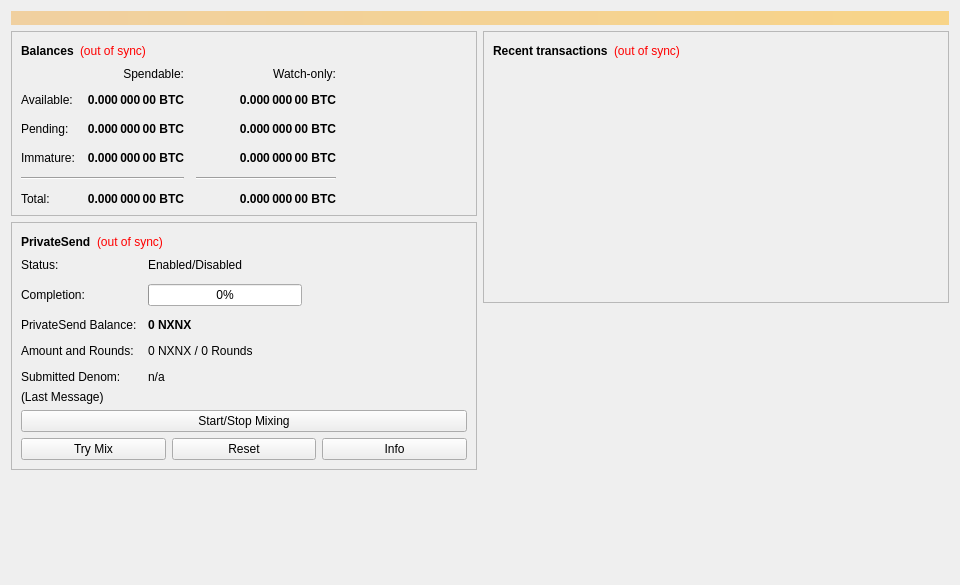
<?xml version="1.0" encoding="UTF-8"?>
<ui version="4.0">
 <class>OverviewPage</class>
 <widget class="QWidget" name="OverviewPage">
  <property name="geometry">
   <rect>
    <x>0</x>
    <y>0</y>
    <width>960</width>
    <height>585</height>
   </rect>
  </property>
  <property name="minimumSize">
   <size>
    <width>960</width>
    <height>0</height>
   </size>
  </property>
  <property name="windowTitle">
   <string>Form</string>
  </property>
  <layout class="QVBoxLayout" name="topLayout">
   <item>
    <widget class="QLabel" name="labelAlerts">
     <property name="visible">
      <bool>false</bool>
     </property>
     <property name="styleSheet">
      <string notr="true">QLabel { background-color: qlineargradient(x1: 0, y1: 0, x2: 1, y2: 0, stop:0 #F0D0A0, stop:1 #F8D488); color:#000000; }</string>
     </property>
     <property name="wordWrap">
      <bool>true</bool>
     </property>
     <property name="margin">
      <number>3</number>
     </property>
     <property name="textInteractionFlags">
      <set>Qt::TextSelectableByMouse</set>
     </property>
    </widget>
   </item>
   <item>
    <layout class="QHBoxLayout" name="horizontalLayout" stretch="1,1">
     <item>
      <layout class="QVBoxLayout" name="verticalLayout_2">
       <item>
        <widget class="QFrame" name="frame">
         <property name="frameShape">
          <enum>QFrame::StyledPanel</enum>
         </property>
         <property name="frameShadow">
          <enum>QFrame::Raised</enum>
         </property>
         <layout class="QVBoxLayout" name="verticalLayout_4">
          <item>
           <layout class="QHBoxLayout" name="horizontalLayout_4">
            <item>
             <widget class="QLabel" name="label_5">
              <property name="font">
               <font>
                <weight>75</weight>
                <bold>true</bold>
               </font>
              </property>
              <property name="text">
               <string>Balances</string>
              </property>
             </widget>
            </item>
            <item>
             <widget class="QLabel" name="labelWalletStatus">
              <property name="toolTip">
               <string>The displayed information may be out of date. Your wallet automatically synchronizes with the Nexnexcoin network after a connection is established, but this process has not completed yet.</string>
              </property>
              <property name="styleSheet">
               <string notr="true">QLabel { color: red; }</string>
              </property>
              <property name="text">
               <string notr="true">(out of sync)</string>
              </property>
              <property name="alignment">
               <set>Qt::AlignLeading|Qt::AlignLeft|Qt::AlignVCenter</set>
              </property>
             </widget>
            </item>
            <item>
             <spacer name="horizontalSpacer_3">
              <property name="orientation">
               <enum>Qt::Horizontal</enum>
              </property>
              <property name="sizeHint" stdset="0">
               <size>
                <width>40</width>
                <height>20</height>
               </size>
              </property>
             </spacer>
            </item>
           </layout>
          </item>
          <item>
           <layout class="QGridLayout" name="gridLayout">
            <property name="spacing">
             <number>12</number>
            </property>
            <item row="2" column="2">
             <widget class="QLabel" name="labelWatchPending">
              <property name="font">
               <font>
                <weight>75</weight>
                <bold>true</bold>
               </font>
              </property>
              <property name="cursor">
               <cursorShape>IBeamCursor</cursorShape>
              </property>
              <property name="toolTip">
               <string>Unconfirmed transactions to watch-only addresses</string>
              </property>
              <property name="text">
               <string notr="true">0.000 000 00 BTC</string>
              </property>
              <property name="alignment">
               <set>Qt::AlignRight|Qt::AlignTrailing|Qt::AlignVCenter</set>
              </property>
              <property name="textInteractionFlags">
               <set>Qt::LinksAccessibleByMouse|Qt::TextSelectableByKeyboard|Qt::TextSelectableByMouse</set>
              </property>
             </widget>
            </item>
            <item row="2" column="1">
             <widget class="QLabel" name="labelUnconfirmed">
              <property name="font">
               <font>
                <weight>75</weight>
                <bold>true</bold>
               </font>
              </property>
              <property name="cursor">
               <cursorShape>IBeamCursor</cursorShape>
              </property>
              <property name="toolTip">
               <string>Total of transactions that have yet to be confirmed, and do not yet count toward the spendable balance</string>
              </property>
              <property name="text">
               <string notr="true">0.000 000 00 BTC</string>
              </property>
              <property name="alignment">
               <set>Qt::AlignRight|Qt::AlignTrailing|Qt::AlignVCenter</set>
              </property>
              <property name="textInteractionFlags">
               <set>Qt::LinksAccessibleByMouse|Qt::TextSelectableByKeyboard|Qt::TextSelectableByMouse</set>
              </property>
             </widget>
            </item>
            <item row="3" column="2">
             <widget class="QLabel" name="labelWatchImmature">
              <property name="font">
               <font>
                <weight>75</weight>
                <bold>true</bold>
               </font>
              </property>
              <property name="cursor">
               <cursorShape>IBeamCursor</cursorShape>
              </property>
              <property name="toolTip">
               <string>Mined balance in watch-only addresses that has not yet matured</string>
              </property>
              <property name="text">
               <string notr="true">0.000 000 00 BTC</string>
              </property>
              <property name="alignment">
               <set>Qt::AlignRight|Qt::AlignTrailing|Qt::AlignVCenter</set>
              </property>
              <property name="textInteractionFlags">
               <set>Qt::LinksAccessibleByMouse|Qt::TextSelectableByKeyboard|Qt::TextSelectableByMouse</set>
              </property>
             </widget>
            </item>
            <item row="4" column="0" colspan="2">
             <widget class="Line" name="lineSpendableBalance">
              <property name="orientation">
               <enum>Qt::Horizontal</enum>
              </property>
             </widget>
            </item>
            <item row="4" column="2">
             <widget class="Line" name="lineWatchBalance">
              <property name="sizePolicy">
               <sizepolicy hsizetype="Preferred" vsizetype="Fixed">
                <horstretch>0</horstretch>
                <verstretch>0</verstretch>
               </sizepolicy>
              </property>
              <property name="minimumSize">
               <size>
                <width>140</width>
                <height>0</height>
               </size>
              </property>
              <property name="orientation">
               <enum>Qt::Horizontal</enum>
              </property>
             </widget>
            </item>
            <item row="5" column="0">
             <widget class="QLabel" name="labelTotalText">
              <property name="text">
               <string>Total:</string>
              </property>
             </widget>
            </item>
            <item row="3" column="1">
             <widget class="QLabel" name="labelImmature">
              <property name="font">
               <font>
                <weight>75</weight>
                <bold>true</bold>
               </font>
              </property>
              <property name="cursor">
               <cursorShape>IBeamCursor</cursorShape>
              </property>
              <property name="toolTip">
               <string>Mined balance that has not yet matured</string>
              </property>
              <property name="text">
               <string notr="true">0.000 000 00 BTC</string>
              </property>
              <property name="alignment">
               <set>Qt::AlignRight|Qt::AlignTrailing|Qt::AlignVCenter</set>
              </property>
              <property name="textInteractionFlags">
               <set>Qt::LinksAccessibleByMouse|Qt::TextSelectableByKeyboard|Qt::TextSelectableByMouse</set>
              </property>
             </widget>
            </item>
            <item row="2" column="3">
             <spacer name="horizontalSpacer_2">
              <property name="orientation">
               <enum>Qt::Horizontal</enum>
              </property>
              <property name="sizeHint" stdset="0">
               <size>
                <width>40</width>
                <height>20</height>
               </size>
              </property>
             </spacer>
            </item>
            <item row="3" column="0">
             <widget class="QLabel" name="labelImmatureText">
              <property name="text">
               <string>Immature:</string>
              </property>
             </widget>
            </item>
            <item row="5" column="1">
             <widget class="QLabel" name="labelTotal">
              <property name="font">
               <font>
                <weight>75</weight>
                <bold>true</bold>
               </font>
              </property>
              <property name="cursor">
               <cursorShape>IBeamCursor</cursorShape>
              </property>
              <property name="toolTip">
               <string>Your current total balance</string>
              </property>
              <property name="text">
               <string notr="true">0.000 000 00 BTC</string>
              </property>
              <property name="alignment">
               <set>Qt::AlignRight|Qt::AlignTrailing|Qt::AlignVCenter</set>
              </property>
              <property name="textInteractionFlags">
               <set>Qt::LinksAccessibleByMouse|Qt::TextSelectableByKeyboard|Qt::TextSelectableByMouse</set>
              </property>
             </widget>
            </item>
            <item row="5" column="2">
             <widget class="QLabel" name="labelWatchTotal">
              <property name="font">
               <font>
                <weight>75</weight>
                <bold>true</bold>
               </font>
              </property>
              <property name="cursor">
               <cursorShape>IBeamCursor</cursorShape>
              </property>
              <property name="toolTip">
               <string>Current total balance in watch-only addresses</string>
              </property>
              <property name="text">
               <string notr="true">0.000 000 00 BTC</string>
              </property>
              <property name="alignment">
               <set>Qt::AlignRight|Qt::AlignTrailing|Qt::AlignVCenter</set>
              </property>
              <property name="textInteractionFlags">
               <set>Qt::LinksAccessibleByMouse|Qt::TextSelectableByKeyboard|Qt::TextSelectableByMouse</set>
              </property>
             </widget>
            </item>
            <item row="0" column="2">
             <widget class="QLabel" name="labelWatchonly">
              <property name="text">
               <string>Watch-only:</string>
              </property>
              <property name="alignment">
               <set>Qt::AlignRight|Qt::AlignTrailing|Qt::AlignVCenter</set>
              </property>
             </widget>
            </item>
            <item row="1" column="0">
             <widget class="QLabel" name="labelBalanceText">
              <property name="text">
               <string>Available:</string>
              </property>
             </widget>
            </item>
            <item row="1" column="1">
             <widget class="QLabel" name="labelBalance">
              <property name="font">
               <font>
                <weight>75</weight>
                <bold>true</bold>
               </font>
              </property>
              <property name="cursor">
               <cursorShape>IBeamCursor</cursorShape>
              </property>
              <property name="toolTip">
               <string>Your current spendable balance</string>
              </property>
              <property name="text">
               <string notr="true">0.000 000 00 BTC</string>
              </property>
              <property name="alignment">
               <set>Qt::AlignRight|Qt::AlignTrailing|Qt::AlignVCenter</set>
              </property>
              <property name="textInteractionFlags">
               <set>Qt::LinksAccessibleByMouse|Qt::TextSelectableByKeyboard|Qt::TextSelectableByMouse</set>
              </property>
             </widget>
            </item>
            <item row="1" column="2">
             <widget class="QLabel" name="labelWatchAvailable">
              <property name="font">
               <font>
                <weight>75</weight>
                <bold>true</bold>
               </font>
              </property>
              <property name="cursor">
               <cursorShape>IBeamCursor</cursorShape>
              </property>
              <property name="toolTip">
               <string>Your current balance in watch-only addresses</string>
              </property>
              <property name="text">
               <string notr="true">0.000 000 00 BTC</string>
              </property>
              <property name="alignment">
               <set>Qt::AlignRight|Qt::AlignTrailing|Qt::AlignVCenter</set>
              </property>
              <property name="textInteractionFlags">
               <set>Qt::LinksAccessibleByMouse|Qt::TextSelectableByKeyboard|Qt::TextSelectableByMouse</set>
              </property>
             </widget>
            </item>
            <item row="2" column="0">
             <widget class="QLabel" name="labelPendingText">
              <property name="text">
               <string>Pending:</string>
              </property>
             </widget>
            </item>
            <item row="0" column="1">
             <widget class="QLabel" name="labelSpendable">
              <property name="text">
               <string>Spendable:</string>
              </property>
              <property name="alignment">
               <set>Qt::AlignRight|Qt::AlignTrailing|Qt::AlignVCenter</set>
              </property>
             </widget>
            </item>
           </layout>
          </item>
         </layout>
        </widget>
       </item>
       <item>
        <widget class="QFrame" name="framePrivateSend">
         <property name="layoutDirection">
          <enum>Qt::LeftToRight</enum>
         </property>
         <property name="frameShape">
          <enum>QFrame::StyledPanel</enum>
         </property>
         <property name="frameShadow">
          <enum>QFrame::Raised</enum>
         </property>
         <layout class="QVBoxLayout" name="VerticalLayout_PS1">
          <item>
           <layout class="QHBoxLayout" name="horizontalLayout_5">
            <item>
             <widget class="QLabel" name="labelPrivateSendHeader">
              <property name="font">
               <font>
                <weight>75</weight>
                <bold>true</bold>
               </font>
              </property>
              <property name="text">
               <string>PrivateSend</string>
              </property>
             </widget>
            </item>
            <item>
             <widget class="QLabel" name="labelPrivateSendSyncStatus">
              <property name="toolTip">
               <string>The displayed information may be out of date. Your wallet automatically synchronizes with the Nexnexcoin network after a connection is established, but this process has not completed yet.</string>
              </property>
              <property name="styleSheet">
               <string notr="true">QLabel { color: red; }</string>
              </property>
              <property name="text">
               <string notr="true">(out of sync)</string>
              </property>
              <property name="alignment">
               <set>Qt::AlignLeading|Qt::AlignLeft|Qt::AlignVCenter</set>
              </property>
             </widget>
            </item>
            <item>
             <spacer name="horizontalSpacer_4">
              <property name="orientation">
               <enum>Qt::Horizontal</enum>
              </property>
              <property name="sizeHint" stdset="0">
               <size>
                <width>40</width>
                <height>20</height>
               </size>
              </property>
             </spacer>
            </item>
           </layout>
          </item>
          <item>
           <layout class="QFormLayout" name="privateSendFormLayout">
            <property name="fieldGrowthPolicy">
             <enum>QFormLayout::AllNonFixedFieldsGrow</enum>
            </property>
            <property name="horizontalSpacing">
             <number>11</number>
            </property>
            <property name="verticalSpacing">
             <number>12</number>
            </property>
            <item row="0" column="0">
             <widget class="QLabel" name="labelPrivateSendEnabledText">
              <property name="text">
               <string>Status:</string>
              </property>
             </widget>
            </item>
            <item row="0" column="1">
             <widget class="QLabel" name="labelPrivateSendEnabled">
              <property name="text">
               <string>Enabled/Disabled</string>
              </property>
             </widget>
            </item>
            <item row="1" column="0">
             <widget class="QLabel" name="labelCompletitionText">
              <property name="text">
               <string>Completion:</string>
              </property>
             </widget>
            </item>
            <item row="1" column="1">
             <widget class="QProgressBar" name="privateSendProgress">
              <property name="maximumSize">
               <size>
                <width>154</width>
                <height>16777215</height>
               </size>
              </property>
              <property name="value">
               <number>0</number>
              </property>
             </widget>
            </item>
            <item row="2" column="0">
             <widget class="QLabel" name="labelAnonymizedText">
              <property name="text">
               <string>PrivateSend Balance:</string>
              </property>
             </widget>
            </item>
            <item row="2" column="1">
             <widget class="QLabel" name="labelAnonymized">
              <property name="font">
               <font>
                <weight>75</weight>
                <bold>true</bold>
               </font>
              </property>
              <property name="text">
               <string notr="true">0 NXNX</string>
              </property>
             </widget>
            </item>
            <item row="3" column="0">
             <widget class="QLabel" name="labelAmountAndRoundsText">
              <property name="text">
               <string>Amount and Rounds:</string>
              </property>
             </widget>
            </item>
            <item row="3" column="1">
             <widget class="QLabel" name="labelAmountRounds">
              <property name="text">
               <string>0 NXNX / 0 Rounds</string>
              </property>
             </widget>
            </item>
            <item row="4" column="0">
             <widget class="QLabel" name="labelSubmittedDenomText">
              <property name="text">
               <string>Submitted Denom:</string>
              </property>
             </widget>
            </item>
            <item row="4" column="1">
             <widget class="QLabel" name="labelSubmittedDenom">
              <property name="toolTip">
               <string>The denominations you submitted to the Masternode.&lt;br&gt;To mix, other users must submit the exact same denominations.</string>
              </property>
              <property name="text">
               <string>n/a</string>
              </property>
             </widget>
            </item>
           </layout>
          </item>
          <item>
           <layout class="QVBoxLayout" name="VerticalLayout_PS">
            <item>
             <widget class="QLabel" name="labelPrivateSendLastMessage">
              <property name="text">
               <string>(Last Message)</string>
              </property>
              <property name="alignment">
               <set>Qt::AlignLeading|Qt::AlignLeft|Qt::AlignTop</set>
              </property>
              <property name="wordWrap">
               <bool>true</bool>
              </property>
             </widget>
            </item>
            <item>
             <widget class="QPushButton" name="togglePrivateSend">
              <property name="sizePolicy">
               <sizepolicy hsizetype="MinimumExpanding" vsizetype="Fixed">
                <horstretch>0</horstretch>
                <verstretch>0</verstretch>
               </sizepolicy>
              </property>
              <property name="text">
               <string>Start/Stop Mixing</string>
              </property>
             </widget>
            </item>
            <item>
             <layout class="QHBoxLayout" name="horizontalLayout_debugbuttons">
              <item>
               <widget class="QPushButton" name="privateSendAuto">
                <property name="sizePolicy">
                 <sizepolicy hsizetype="MinimumExpanding" vsizetype="Fixed">
                  <horstretch>0</horstretch>
                  <verstretch>0</verstretch>
                 </sizepolicy>
                </property>
                <property name="toolTip">
                 <string>Try to manually submit a PrivateSend request.</string>
                </property>
                <property name="text">
                 <string>Try Mix</string>
                </property>
               </widget>
              </item>
              <item>
               <widget class="QPushButton" name="privateSendReset">
                <property name="sizePolicy">
                 <sizepolicy hsizetype="MinimumExpanding" vsizetype="Fixed">
                  <horstretch>0</horstretch>
                  <verstretch>0</verstretch>
                 </sizepolicy>
                </property>
                <property name="toolTip">
                 <string>Reset the current status of PrivateSend (can interrupt PrivateSend if it's in the process of Mixing, which can cost you money!)</string>
                </property>
                <property name="autoFillBackground">
                 <bool>false</bool>
                </property>
                <property name="text">
                 <string>Reset</string>
                </property>
               </widget>
              </item>
              <item>
               <widget class="QPushButton" name="privateSendInfo">
                <property name="sizePolicy">
                 <sizepolicy hsizetype="MinimumExpanding" vsizetype="Fixed">
                  <horstretch>0</horstretch>
                  <verstretch>0</verstretch>
                 </sizepolicy>
                </property>
                <property name="toolTip">
                 <string>Information about PrivateSend and Mixing</string>
                </property>
                <property name="text">
                 <string>Info</string>
                </property>
               </widget>
              </item>
             </layout>
            </item>
           </layout>
          </item>
         </layout>
        </widget>
       </item>
       <item>
        <spacer name="verticalSpacer">
         <property name="orientation">
          <enum>Qt::Vertical</enum>
         </property>
         <property name="sizeHint" stdset="0">
          <size>
           <width>20</width>
           <height>40</height>
          </size>
         </property>
        </spacer>
       </item>
      </layout>
     </item>
     <item>
      <layout class="QVBoxLayout" name="verticalLayout_3">
       <item>
        <widget class="QFrame" name="frame_2">
         <property name="frameShape">
          <enum>QFrame::StyledPanel</enum>
         </property>
         <property name="frameShadow">
          <enum>QFrame::Raised</enum>
         </property>
         <layout class="QVBoxLayout" name="verticalLayout">
          <item>
           <layout class="QHBoxLayout" name="horizontalLayout_2">
            <item>
             <widget class="QLabel" name="label_4">
              <property name="font">
               <font>
                <weight>75</weight>
                <bold>true</bold>
               </font>
              </property>
              <property name="text">
               <string>Recent transactions</string>
              </property>
             </widget>
            </item>
            <item>
             <widget class="QLabel" name="labelTransactionsStatus">
              <property name="toolTip">
               <string>The displayed information may be out of date. Your wallet automatically synchronizes with the Nexnexcoin network after a connection is established, but this process has not completed yet.</string>
              </property>
              <property name="styleSheet">
               <string notr="true">QLabel { color: red; }</string>
              </property>
              <property name="text">
               <string notr="true">(out of sync)</string>
              </property>
              <property name="alignment">
               <set>Qt::AlignLeading|Qt::AlignLeft|Qt::AlignVCenter</set>
              </property>
             </widget>
            </item>
            <item>
             <spacer name="horizontalSpacer">
              <property name="orientation">
               <enum>Qt::Horizontal</enum>
              </property>
              <property name="sizeHint" stdset="0">
               <size>
                <width>40</width>
                <height>20</height>
               </size>
              </property>
             </spacer>
            </item>
           </layout>
          </item>
          <item>
           <widget class="QListView" name="listTransactions">
            <property name="styleSheet">
             <string notr="true">QListView { background: transparent; }</string>
            </property>
            <property name="frameShape">
             <enum>QFrame::NoFrame</enum>
            </property>
            <property name="verticalScrollBarPolicy">
             <enum>Qt::ScrollBarAlwaysOff</enum>
            </property>
            <property name="horizontalScrollBarPolicy">
             <enum>Qt::ScrollBarAlwaysOff</enum>
            </property>
            <property name="selectionMode">
             <enum>QAbstractItemView::NoSelection</enum>
            </property>
           </widget>
          </item>
         </layout>
        </widget>
       </item>
       <item>
        <spacer name="verticalSpacer_2">
         <property name="orientation">
          <enum>Qt::Vertical</enum>
         </property>
         <property name="sizeHint" stdset="0">
          <size>
           <width>20</width>
           <height>40</height>
          </size>
         </property>
        </spacer>
       </item>
      </layout>
     </item>
    </layout>
   </item>
  </layout>
 </widget>
 <resources/>
 <connections/>
</ui>
